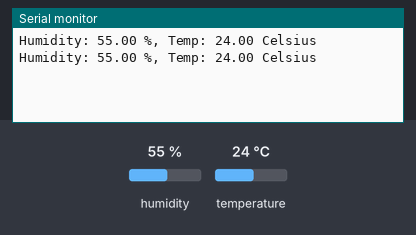
This sketch was run on a simulated Arduino Uno, built with avr-gcc and run on an emulated ATmega328P. Parts: the last lines printed to the serial monitor. Wiring (inferred from the names in the program): DHT22 sensor: data pin 8. Inputs (shaded band) come from the test bench; at power-on: humidity 55 %, temperature 24 °C.

Above: at 2.8 s.
2.9 s: humidity set to 22 %
At 5.2 s:
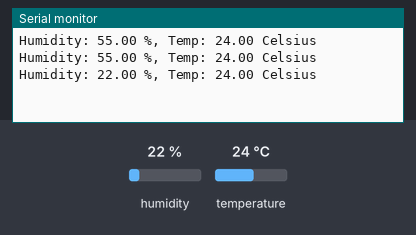
5.6 s: temperature set to 12 °C
At 6.9 s:
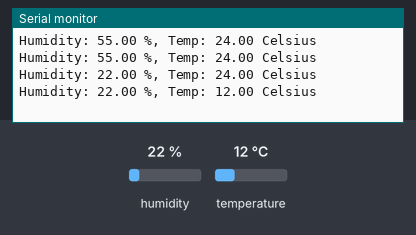
8.3 s: humidity set to 40 %
At 10.4 s:
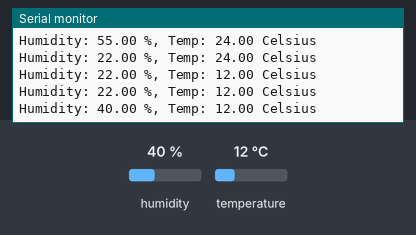
Timing chart, 0 to 11.9 s (numbered marks = the images above; inputs shaded):
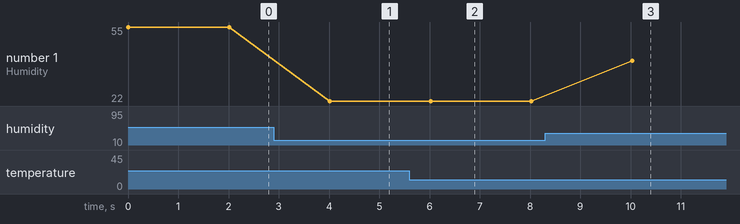

Measured:
- after the input at 2.9 s, the serial monitor: prints a new line after 1.1 s (image 1)
- after the input at 5.6 s, the serial monitor: prints a new line after 0.42 s (image 2)
- after the input at 8.3 s, the serial monitor: prints a new line after 1.7 s (image 3)
- plotted number 1: 55 → 22 after the input at 2.9 s, 22 → 40 after the input at 8.3 s

The sketch:

Temp.ino
```cpp
/* How to use the DHT-21 sensor with Arduino uno
   Temperature and humidity sensor
   More info: http://www.ardumotive.com/how-to-use-dht-21-sensor-en.html
   Dev: Michalis Vasilakis // Date: 19/11/2016 // www.ardumotive.com */

//Libraries
#include <dht.h>
dht DHT;
//Constants
#define DHT21_PIN 8

//Variables
float hum;  //Stores humidity value
float temp; //Stores temperature value

void setup()
{
    Serial.begin(9600);
}

void loop()
{
    int chk = DHT.read21(DHT21_PIN);
    //Read data and store it to variables hum and temp
    hum = DHT.humidity;
    temp= DHT.temperature;
    //Print temp and humidity values to serial monitor
    Serial.print("Humidity: ");
    Serial.print(hum);
    Serial.print(" %, Temp: ");
    Serial.print(temp);
    Serial.println(" Celsius");
    delay(2000); //Delay 2 sec.
}
```
